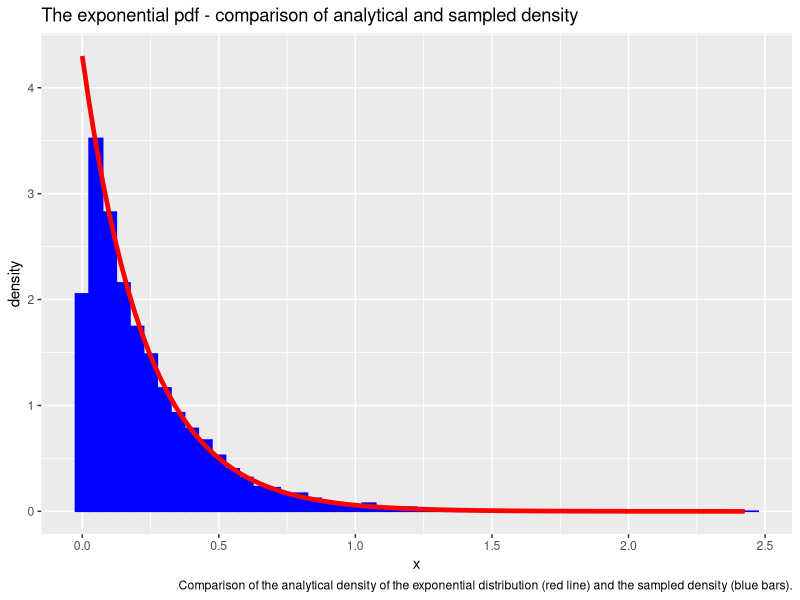
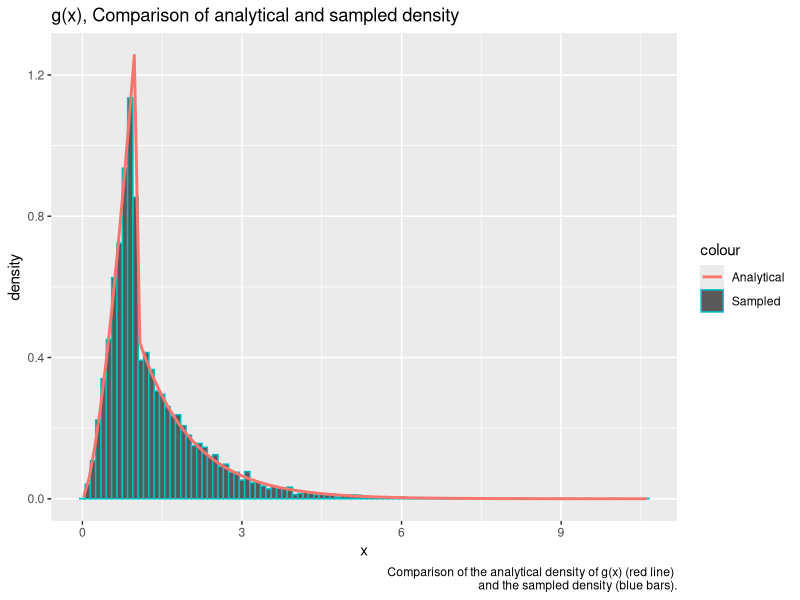
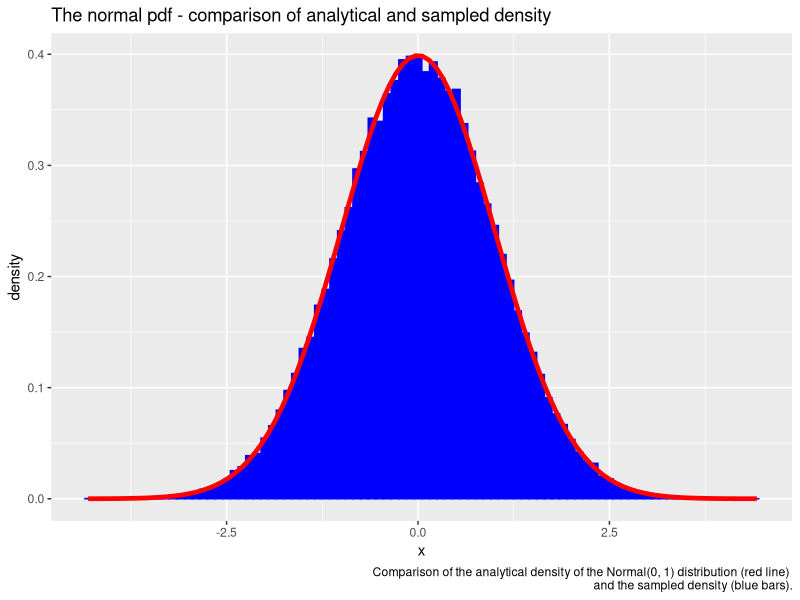
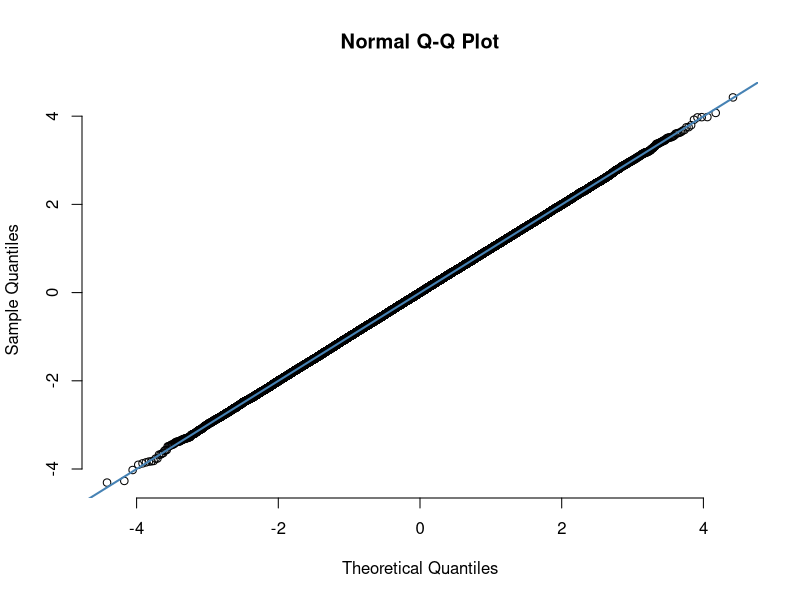
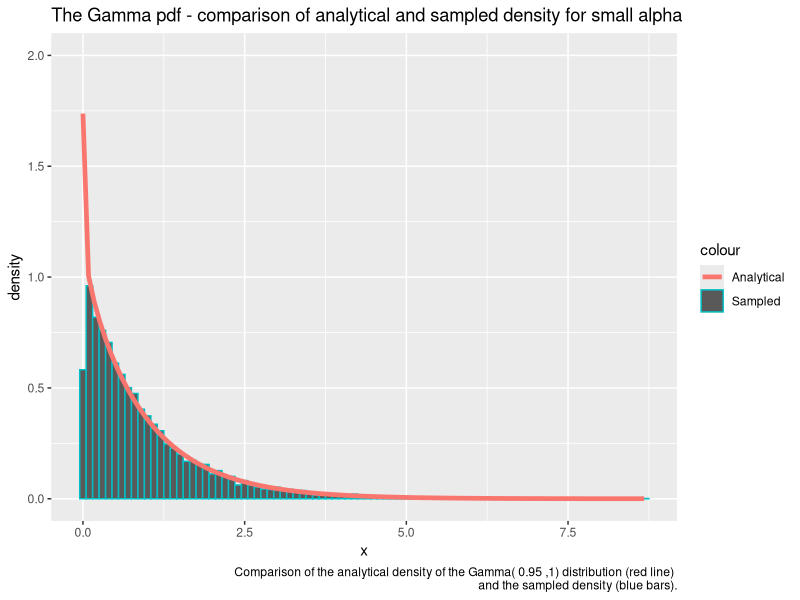
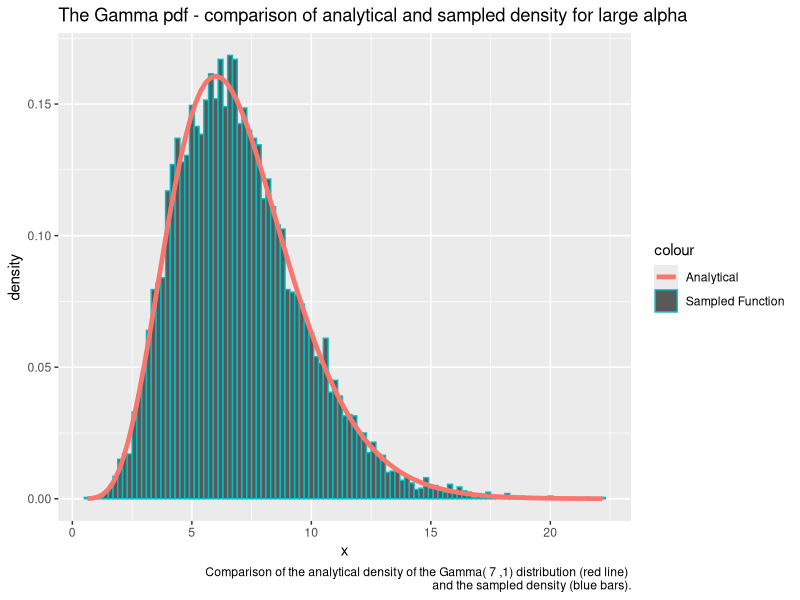
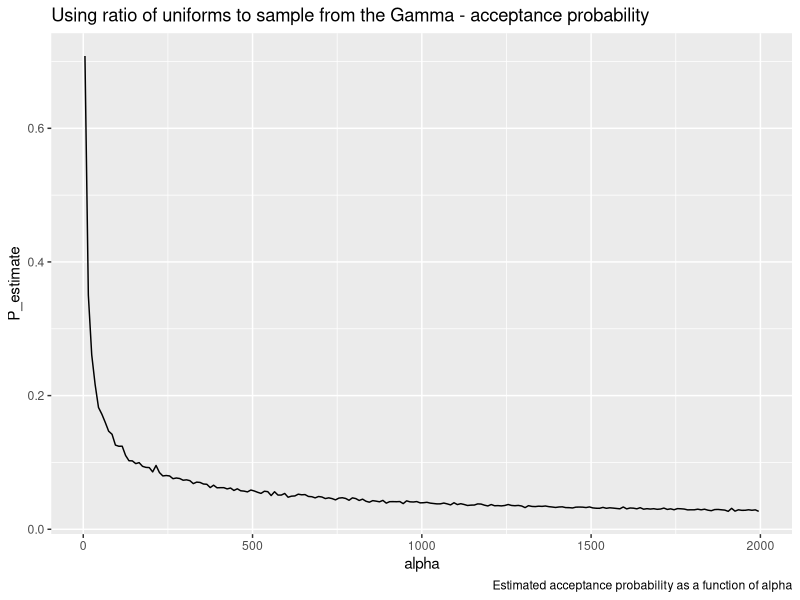
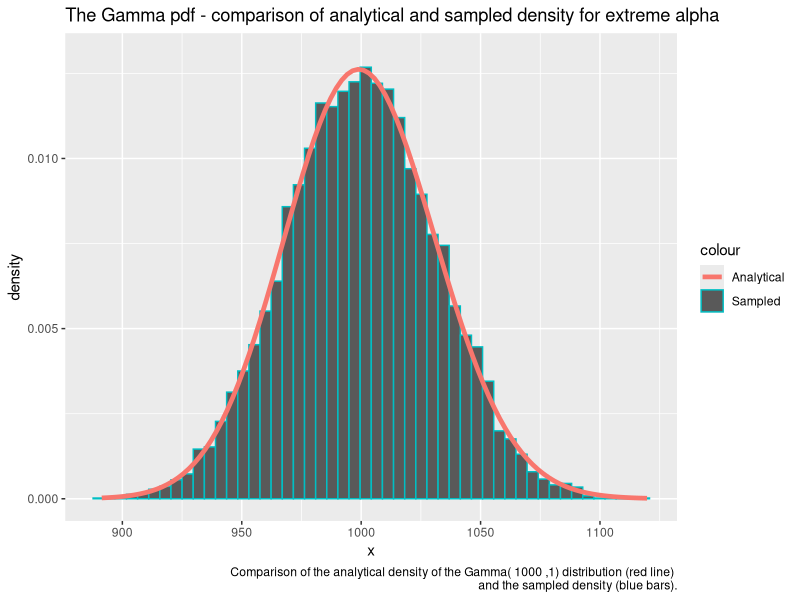

Generate these figures, in order, with R:
## ---- chunk 1
library(formatR)
showsol <- FALSE
library(knitr)
opts_chunk$set(tidy.opts = list(width.cutoff = 68), tidy = TRUE, warning = FALSE, error = FALSE, message = FALSE, echo = TRUE)
## ---- chunk 2
library(ggplot2)
exponential<- function(lambda, n=1){
  u = runif(n)
  x = -1/lambda*log(u)
  return(x)
}
## ---- chunk 3
n = 10000
lambda = 4.300
x = exponential(lambda,n)
cat('Theoretical mean: ', 1/lambda,' Computed mean: ', mean(x),'\n')
cat('Theoretical variance: ', 1/lambda^2, ' Computed variance: ', var(x))
## ---- chunk 4
y = rexp(n, lambda)
rfunc = data.frame(value = y)
ourfunc = data.frame(value = x)
rfunc$type = 'R function'
ourfunc$type = 'Our function'
df = rbind(rfunc,ourfunc)
#ggplot(df, aes(value, fill = type)) + 
#   geom_histogram(alpha = 0.5, aes(y = ..density..), binwidth = 0.05, position = 'identity') + ggtitle("Our function vs. R function densities")
df2 <- data.frame(theo=seq(0,max(x),length.out=n), value=x)

ggplot(df2, aes(x = value)) + geom_histogram(aes(y = ..density..), binwidth=0.05, fill = 'blue', color = 'blue') + stat_function(fun=dexp,geom = "line",size=1.6,col="red",args = (mean=lambda)) + ggtitle("The exponential pdf - comparison of analytical and sampled density") + labs(x='x', y='density', caption='Comparison of the analytical density of the exponential distribution (red line) and the sampled density (blue bars).')
## ---- chunk 5
g = function(x, alpha){
  c = alpha*exp(1)/(alpha+exp(1))
  result = vector(length = length(x))
  result[x<1.] = sapply(x[x<1.], function(x) c*x^(alpha - 1))
  result[x>=1.] = sapply(x[x>=1.], function(x) c*exp(-x))
  return(as.double(result))
}

G_inv = function(n, alpha){
  c = alpha*exp(1)/(alpha+exp(1))
  u = runif(n)
  result = vector(length = n)
  result[u < c/alpha] = (alpha/c * u[u < c/alpha])^(1/alpha)
  result[u >= c/alpha] = -log(1/alpha + exp(-1) - u[u >= c/alpha]/c)
  return(result)
}

alpha = 2.5
n = 10000
xsamples = G_inv(n, alpha)
c = alpha*exp(1)/(alpha+exp(1))
mean = c/(alpha+1) + 2*c/exp(1)
cat('Theoretical mean: ', mean, ' Sampled mean: ', mean(xsamples))
## ---- chunk 6
variance = c/(alpha+2)+5*c/exp(1) - mean^2
cat('Theoretical variance: ', variance, ' Sampled variance: ', var(xsamples))
## ---- chunk 7
df2 <- data.frame(theo=seq(0,max(xsamples),length.out=n), value=xsamples)
ggplot(df2, aes(x = value)) + geom_histogram(aes(y = ..density.., color='Sampled'), binwidth=0.1) + stat_function(fun=g,geom = "line",size=1., args = (mean=alpha), alpha=1., aes(color="Analytical")) + ggtitle("g(x), Comparison of analytical and sampled density") + labs(x='x', y='density', caption=paste('Comparison of the analytical density of g(x) (red line) \n and the sampled density (blue bars).'))
## ---- chunk 8
normal <- function(n){
  x_1 <- runif(n/2)
  x_2 <- exponential(1/2, n/2)
  y_1 <- sqrt(x_2)*cos(2*pi*x_1)
  y_2 <- sqrt(x_2)*sin(2*pi*x_1)
  y <- c(y_1,y_2)
  return(y)
}
## ---- chunk 9
n = 100000
x <- normal(n)
cat('Theoretical mean: ', 0,' Computed mean: ', mean(x),'\n')
cat('Theoretical variance: ', 1, ' Computed variance: ', var(x))
## ---- chunk 10
df2 <- data.frame(theo=seq(0,max(x),length.out=n), value=x)
ggplot(df2, aes(x = value)) + geom_histogram(aes(y = ..density..), binwidth=0.1, col = 'blue', fill = 'blue') + stat_function(fun=dnorm,geom = "line",size=1.6,col="red",args = list(mean=0, sd = 1)) + ggtitle("The normal pdf - comparison of analytical and sampled density") + labs(x='x', y='density', caption=paste('Comparison of the analytical density of the Normal(0, 1) distribution (red line) \n and the sampled density (blue bars).'))

qqnorm(x, pch = 1, frame = FALSE)
qqline(x, col = "steelblue", lwd = 2)
## ---- chunk 11
normal_d <- function(d, mu, sigma){
  x <- normal(d)
  y <- mu + t(chol(sigma))%*%x
  return(y)
}
## ---- chunk 12
d = 2
n = 100000
mu = c(1,2)
sigma = matrix(c(2.5,3,3,10),ncol=2,nrow=2)
sample = matrix(NA, ncol = d, nrow = n)
for (i in 1:n){
  sample[i,] <- normal_d(d,mu,sigma)
}
average = apply(sample, 2,mean)
cat('Mean vector: \n')
average
covmat = cov(sample)
cat('Covariance matrix: \n')
covmat
## ---- chunk 13
library(nortest)
ad.test(sample[,1])
ad.test(sample[,2])
## ---- chunk 14
small_gamma = function(alpha, n=1){
  result = vector()
  iter = 0
  sampled = 0
  c = 1/(gamma(alpha)) * (1/alpha + exp(-1))
  
  while(sampled < n){

    #sample from g(x)
    uniform2 = runif(n)
    x = G_inv(n, alpha)
    #compute the acceptance probabilites
    probs = dgamma(x, alpha, rate=1) / (c * as.double(g(x, alpha)))
    #append samples where u < f(x) / c g(x)
    result = append(result, x[uniform2 <= probs])
    #increase counters
    sampled = sampled + sum(uniform2 <= probs)
    iter = iter + n
  }
  
  iter = iter - length(result) + n
  
  return(list(samples = result[seq(1:n)], iter = iter))
}
## ---- chunk 15
alpha = 0.95
G1 <- small_gamma(alpha, 10000)
df12 = data.frame(G1)

cat('Theoretical mean: ', alpha,' Computed mean: ', mean(G1$samples),'\n')
cat('Theoretical variance: ', alpha, ' Computed variance: ', var(G1$samples))
## ---- chunk 16
ggplot(data=df12, aes(x=samples)) + geom_histogram(data=df12, aes(x=samples, y=..density.., color="Sampled"), binwidth=0.1) +  stat_function(fun=dgamma, geom = "line",size=1.6, args = list(shape=alpha, rate=1), aes(x=samples, color = "Analytical")) + ggtitle("The Gamma pdf - comparison of analytical and sampled density for small alpha") + ylim(0. ,2.0) + labs(x='x', y='density', caption=paste('Comparison of the analytical density of the Gamma(', alpha, ',1) distribution (red line) \n and the sampled density (blue bars).'))

## ---- chunk 17
large_gamma <- function(alpha, n=1){
  #log transformations of a and b+
  loga = 1/2 * (alpha - 1) * (log(alpha - 1) - 1)
  logb = 1/2 * (alpha + 1) * (log(alpha + 1) - 1)
  result = vector(mode="numeric")
  
  i = 0
  iter = 0
  while (i < n){
    iter = iter + 1 
    log_x_1 = loga + log(runif(1))
    log_x_2 = logb + log(runif(1))
    #equivalent condition of (x_1, x_2) in C_f
    if (2*log_x_1 <= (alpha - 1)*(log_x_2 - log_x_1) - exp(log_x_2 - log_x_1)){
      result = append(result, exp(log_x_2 - log_x_1))
      i = i + 1
    }
    else{}
  }
  list(samples = result, iter = iter)
}
## ---- chunk 18
alpha = 7.
G2 = large_gamma(alpha, 10000)
cat('Theoretical mean: ', alpha,' Computed mean: ', mean(G2$samples),'\n')
cat('Theoretical variance: ', alpha, ' Computed variance: ', var(G2$samples))
## ---- chunk 19
df16 = data.frame(data=G2)

ggplot(df16, aes(x=data.samples)) + geom_histogram(data=df16, aes(x = data.samples, y=..density.., color="Sampled Function"), binwidth=0.2) + stat_function(fun=dgamma,geom = "line",size=1.6,aes(color='Analytical'),args = list(shape=alpha, rate = 1)) + ggtitle("The Gamma pdf - comparison of analytical and sampled density for large alpha") + labs(x='x', y='density', caption=paste('Comparison of the analytical density of the Gamma(', alpha, ',1) distribution (red line) \n and the sampled density (blue bars).'))
## ---- chunk 20
iterations = c()

for (alpha in seq(2, 2000, 10)){
  #Sample 1000 gamma variables for a particular alpha
  G = large_gamma(alpha, 1000)
  #Iter is here the average over all 1000 samples
  iterations = append(iterations, G$iter)
}

df15 = data.frame(alpha = seq(5, 2000, 10), P_estimate = 1000/iterations)

ggplot(df15, aes(x = alpha, y = P_estimate)) + geom_line() + ggtitle("Using ratio of uniforms to sample from the Gamma - acceptance probability") + labs(caption='Estimated acceptance probability as a function of alpha')
## ---- chunk 21
gamma2 = function(alpha, beta=1, n  = 1){
  if (alpha == 1.0){
    return(list(samples = exponential(beta, n), iter = n))
  }
  else if (alpha <= 1){
    G = small_gamma(alpha, n)
    G$samples = G$samples / beta
    return(G)
  }
  else if (alpha > 1){
    G = large_gamma(alpha, n)
    G$samples = G$samples / beta
    return(G)
  }
}

alpha = 1000
beta = 1

G = gamma2(alpha, beta, 10000)

df17 <- data.frame(G)

histo = hist(G$samples, plot=F)
ggplot(df17, aes(x = samples)) + geom_histogram(aes(y = ..density.., color='Sampled'), bins=50) + stat_function(fun=dgamma,geom = "line",size=1.6,aes(color='Analytical'),args = list(shape=alpha, rate=beta)) + ggtitle("The Gamma pdf - comparison of analytical and sampled density for extreme alpha") + ylim(0, 1.1*max(histo$density)) + labs(x='x', y='density', caption=paste('Comparison of the analytical density of the Gamma(', alpha, ',1) distribution (red line) \n and the sampled density (blue bars).'))
## ---- chunk 22
library(MCMCpack)
get_gamma_samples <- function(alpha){
  return(gamma2(alpha)$samples)
}

dirichlet <- function(alpha){
  z<- sapply(alpha,get_gamma_samples)
  x <- z/sum(z)
  return(x)
}
## ---- chunk 23
k = 5
n = 20000
x <- matrix(NA, ncol = k, nrow = n)
alpha <- exponential(1,k)
for (i in 1:n){
  x[i,] <- dirichlet(alpha)
}
cat('Theoretical mean: ', alpha/sum(alpha),'\n','Computed mean: ', apply(x,2,mean),'\n')
cat('Theoretical variance: ', alpha*(sum(alpha)-alpha)/(sum(alpha)^2*(sum(alpha)+1)),'\n', 'Computed variance: ', apply(x,2,var))
## ---- chunk 24
n <- 10000
alpha <- rep(1,k)
x <- matrix(NA, ncol = k, nrow = n)
for (i in 1:n){
  x[i,] <- dirichlet(alpha)
}
y <- as.vector(rdirichlet(n,alpha))
rfunc = data.frame(value = y)
ourfunc = data.frame(value = as.vector(x))
rfunc$type = 'R function'
ourfunc$type = 'Our function'
df = rbind(rfunc,ourfunc)
ggplot(df, aes(value, fill = type)) + 
   geom_histogram(alpha = 0.5, aes(y = ..density..), position = 'identity') + ggtitle('Comparison of Dirichlet samplers') + labs(x='x', y='density', caption=paste('Comparison of the sampled density of x_k\n sampled from our dirichlet sampler (red bars) and the sampler from MCMpack (blue bars)'))
## ---- chunk 25
df2 <- data.frame(theo=seq(0,max(x[,1]),length.out=n), value=x[,1])
ggplot(df2, aes(x = value)) + geom_histogram(aes(y = ..density..), 
      binwidth = 0.005,fill = 'blue', color = 'blue') + stat_function(fun=dbeta,geom = "line",size=1.6,col="red",args = list(shape1=1,shape2=k-1)) + ggtitle("Our function vs. analytical density") + labs(x='x', y='density', caption=paste('Comparison of the sampled density of x_1 sampled from our dirichlet sampler (blue bars) and the Beta distribution (red line)'))
## ---- chunk 26
f <- function(x){
  return((2+x)^125*(1-x)^38*x^34)
}

optimum = optimize(f,c(0,1),maximum = TRUE)

draw_samples <- function(n){
  samples <- rep(NA,n)
  iter = 0
  for (i in 1:n){
    finish = 0
    while(finish ==0){
      iter = iter + 1
      x_sample <- runif(1)
      alpha <- f(x_sample)/optimum$objective
      u = runif(1)
      if (u <=alpha){
        samples[i] <- x_sample
        finish <- 1
      }
    }
  }
  return(list(samples = samples, iterations = iter))
}
## ---- chunk 27
n = 10000
g <- function(x){
  return(f(x)*x)
}
f_density <- function(x){return(f(x)/integrate(f,0,1)$value)}
y <- draw_samples(n)
cat("Computed mean: ", sum(y$samples)/n, '\n')
cat("Theoretical mean: ", integrate(g,0,1)$value/integrate(f,0,1)$value, '\n')
df <- data.frame(theo=seq(0,1,length.out=n), value=y$samples)
ggplot(df, aes(x = value)) + geom_histogram(aes(y = ..density..), binwidth=0.001, col = 'blue', fill = 'blue') + stat_function(fun=f_density,geom = "line",size=1.6,col="red") + ggtitle("Comparison of analytical and sampled density") + xlim(0,1) + geom_segment(x = sum(y$samples)/n, xend = sum(y$samples)/n, y = 0, yend = 100, col = "green", size = 1.2, linetype = "longdash") + labs(x='x', y='density', caption=paste('Comparison of the sampled density of x_k sampled from our dirichlet sampler (red bars) and the sampler from MCMpack (blue bars)'))
## ---- chunk 28
cat("Average random numbers generated: ", y$iterations/n, '\n')
cat("Theoretical expected number: ", optimum$objective/integrate(f,0,1)$value)
## ---- chunk 29
unscaled_posterior_target = function(x){
  return(f_density(x)*dbeta(x, 1, 5))
}

NC_posterior = integrate(unscaled_posterior_target, 0, 1)$value

posterior_target = function(x){
  return(unscaled_posterior_target(x) / NC_posterior) 
}

posterior_target_mean_density = function(x){
  return(x * posterior_target(x))
}

theoretical_mean = integrate(posterior_target_mean_density, 0, 1)$value

weights = posterior_target(y$samples) / f_density(y$samples)
posterior_mean = sum(y$samples*weights) / (n)
cat("IS posterior mean estimate:", posterior_mean, "\n")
cat("Analytical posterior mean:", theoretical_mean)
## ---- chunk 30
unscaled_weights = unscaled_posterior_target(y$samples) / f(y$samples)
posterior_mean_SN = sum(y$samples*unscaled_weights) / (sum(unscaled_weights))

cat("self-normalizing IS posterior mean estimate:", posterior_mean_SN, "\n")
cat("Analytical posterior mean:", theoretical_mean)
## ---- chunk 31
dbeta2 = function(x){
  return(dbeta(x, 1, 5))
}
est = 0.62
cat(paste('Mass left of x =',est,':', integrate(dbeta2, 0, est)$value))
